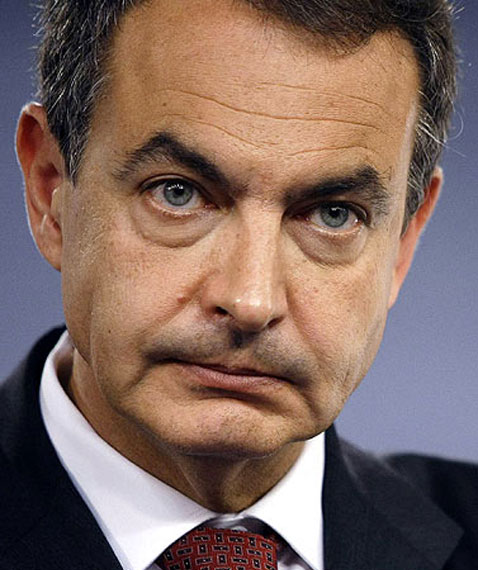
%> input picture zapatero.jpg, 478 x 570 px
$ octave FnF.m   (GNU Octave 9; MATLAB toolbox functions it lacks are replaced by stand-ins)
%> lines starting %> are read from the running program, lines starting %| are printed output that depends on the picture
### logopp.m
function L=logopp(x)
%
%LOGOPP returns the log opponent values of a matrix according to the
%formula:  L(x) = 105*log10(x+1+n)
%

L = log10(x+1)*105;

end

### FnF.m
 clc, close all, clear all
ima=(imread('zapatero.jpg'));
%> ima is the input picture: size 570x478x3 uint8; mean R, G, B 127.7, 104.5, 97
ima=double(ima);
%> ima: size 570x478x3 double
R=ima(:,:,1);
G=ima(:,:,2);
B=ima(:,:,3);
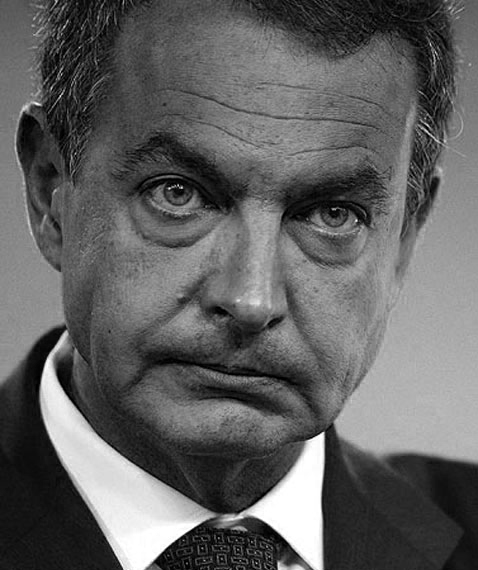
%> B: size 570x478 double; min 0, max 255, mean 97
[x,y]=size(R);
%> x = 570; y = 478

I=logopp(G+R+B)/3;
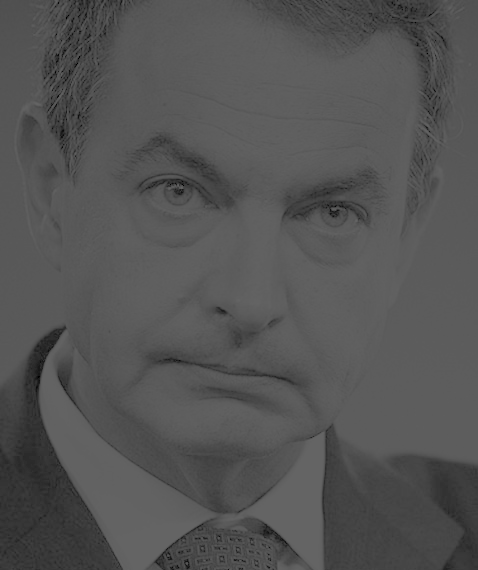
%> I: size 570x478 double; min 0, max 100.9, mean 84.3
Rg=logopp(R)-I;
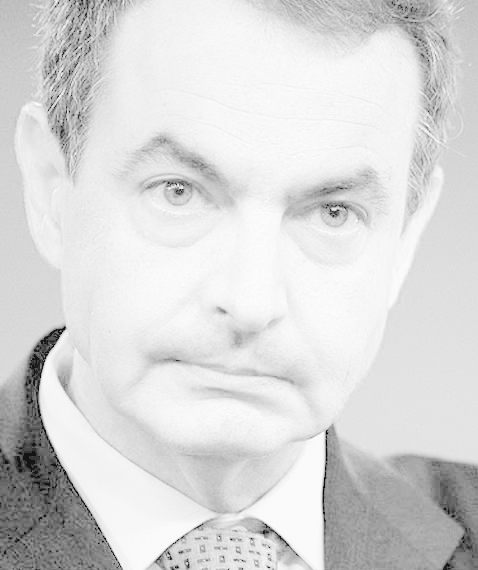
%> Rg: size 570x478 double; min -61.19, max 155.9, mean 123.5; drawn with min black and max white
By=logopp(B)-(I+logopp(R))/2;
%> in logopp (call 3), `L = log10(x+1)*105;`:
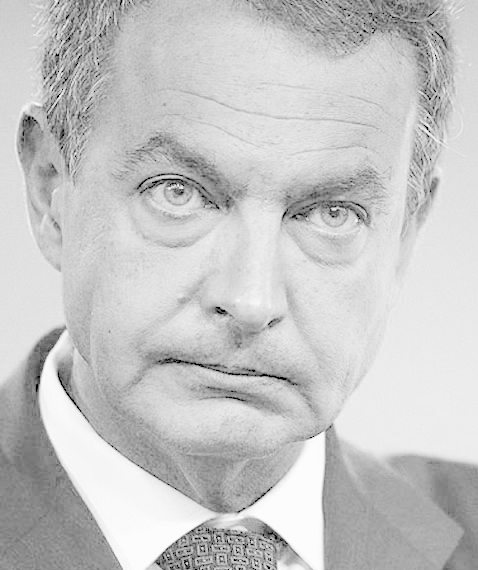
%> L: size 570x478 double; min 0, max 252.9, mean 198.1
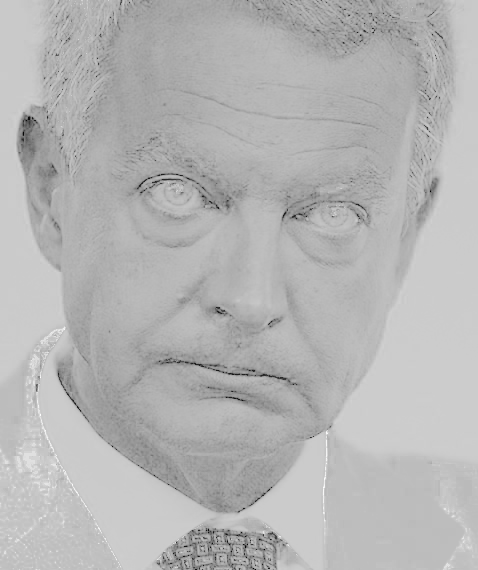
%> By: size 570x478 double; min -144.3, max 131.6, mean 52; drawn with min black and max white


 sc=(x+y)/max(x,y);
%> sc = 1.84
 sc=2*round(sc);
%> sc = 4
 sc=1
%%
n=medfilt2(I,[8*sc 8*sc]);
N=abs(I-n);
N=medfilt2(N,[12*sc 12*sc]);
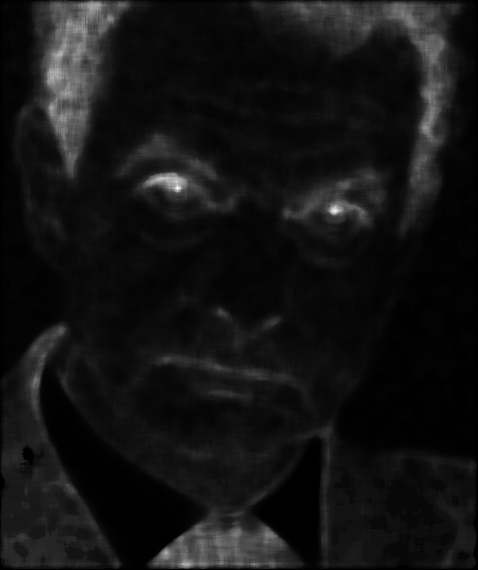
%> N: size 570x478 double; min 0, max 14.28, mean 1.11; drawn with min black and max white

% figure,subplot(221),imshow(uint8(I))
% subplot(222),imshow(uint8(Rg))
% subplot(223),imshow(uint8(By))
% subplot(224),imshow(N)
figure, imshow(N)
%> after `imshow(N)`:
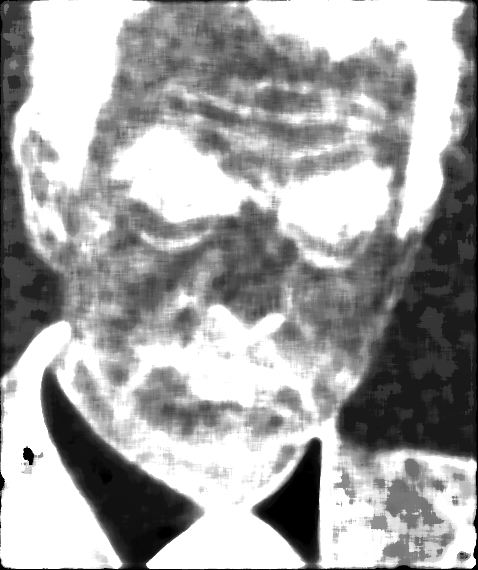
%> displayed picture: size 570x478, on the screen's scale of 0 to 255; min 0, max 255, mean 163.8

%%
% A=sum((ima(:,:,1)<51&ima(:,:,2)<51&ima(:,:,3)<51));
% B=sum(A(:))

$ run again, with 1.JPG copied over zapatero.jpg
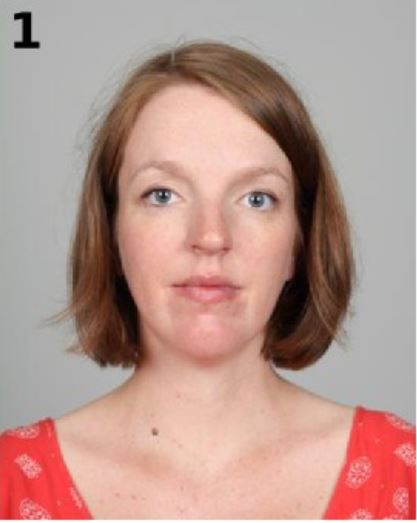
%> input picture 1.JPG, 417 x 523 px
%> ima is the input picture: size 523x417x3 uint8; mean R, G, B 183.6, 150.4, 142
%> ima: size 523x417x3 double
%> `N=medfilt2(N,[12*sc 12*sc]);`:
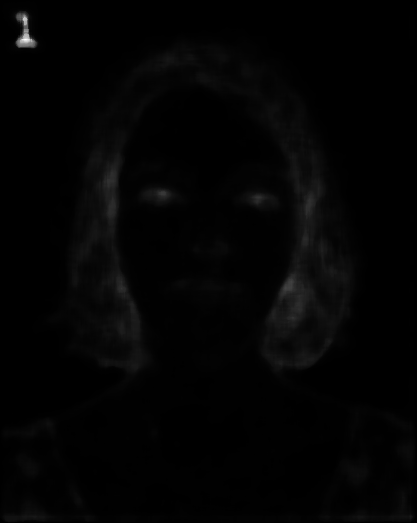
%> N: size 523x417 double; min 0, max 19.3, mean 0.282; drawn with min black and max white
%> `imshow(N)`:
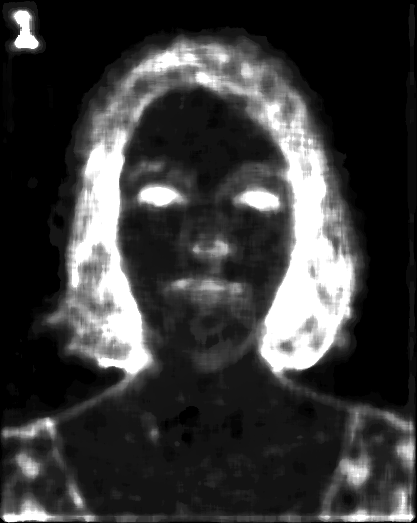
%> displayed picture: size 523x417, on the screen's scale of 0 to 255; min 0, max 255, mean 57.6

$ run again, with 1020.jpg copied over zapatero.jpg
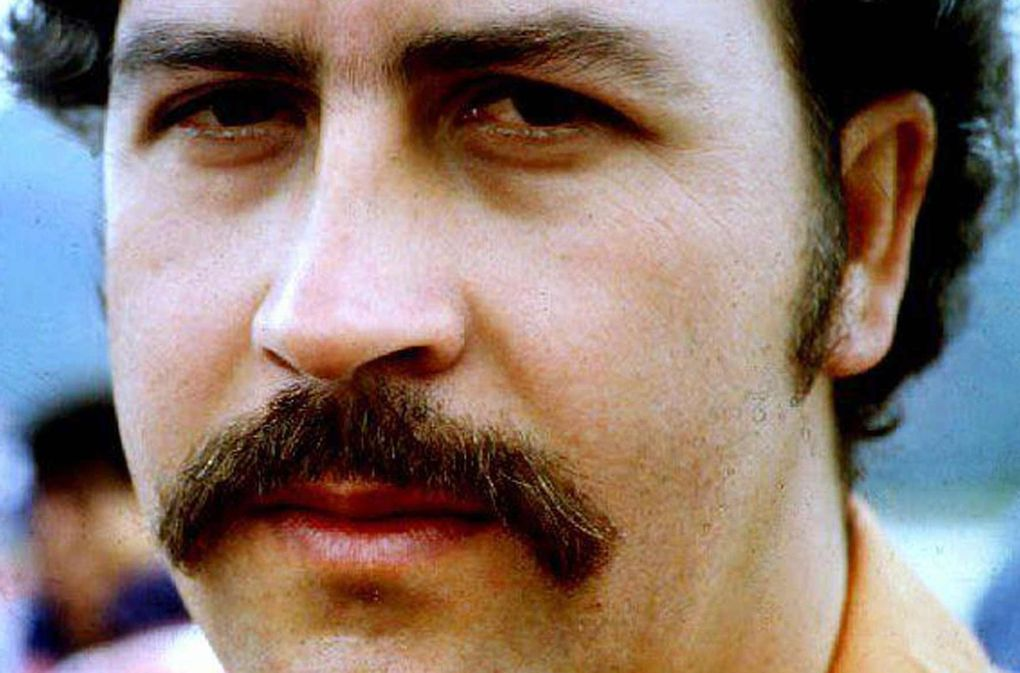
%> input picture 1020.jpg, 1020 x 673 px
%> ima is the input picture: size 673x1020x3 uint8; mean R, G, B 138.4, 121.1, 113.4
%> ima: size 673x1020x3 double
%> `N=medfilt2(N,[12*sc 12*sc]);`:
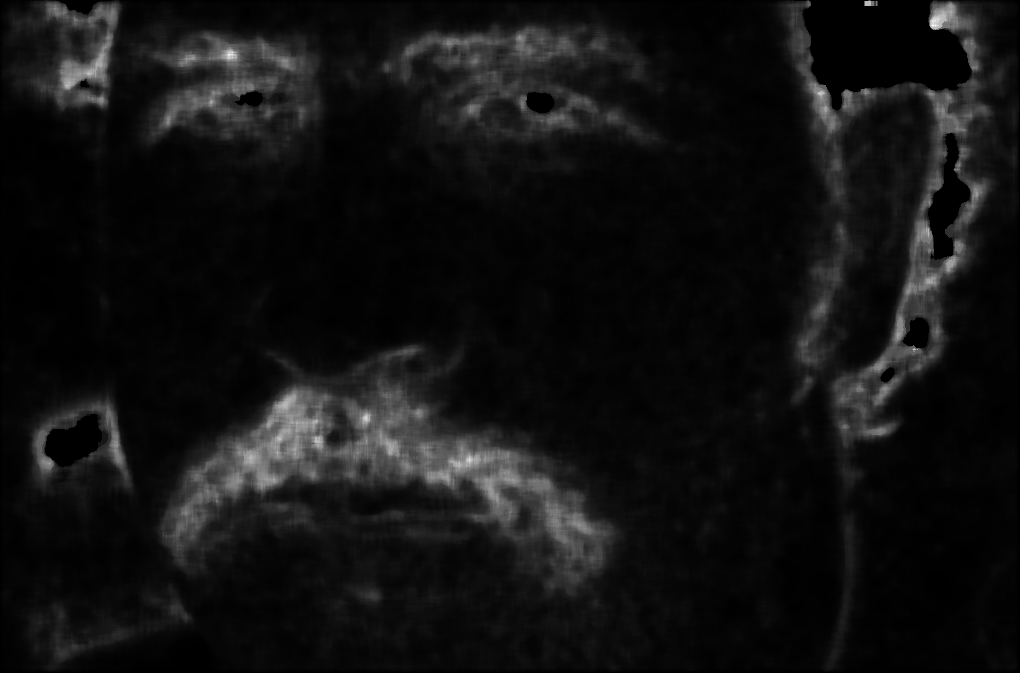
%> N: size 673x1020 double; min 0, max 11.57, mean 0.825; drawn with min black and max white
%> `imshow(N)`:
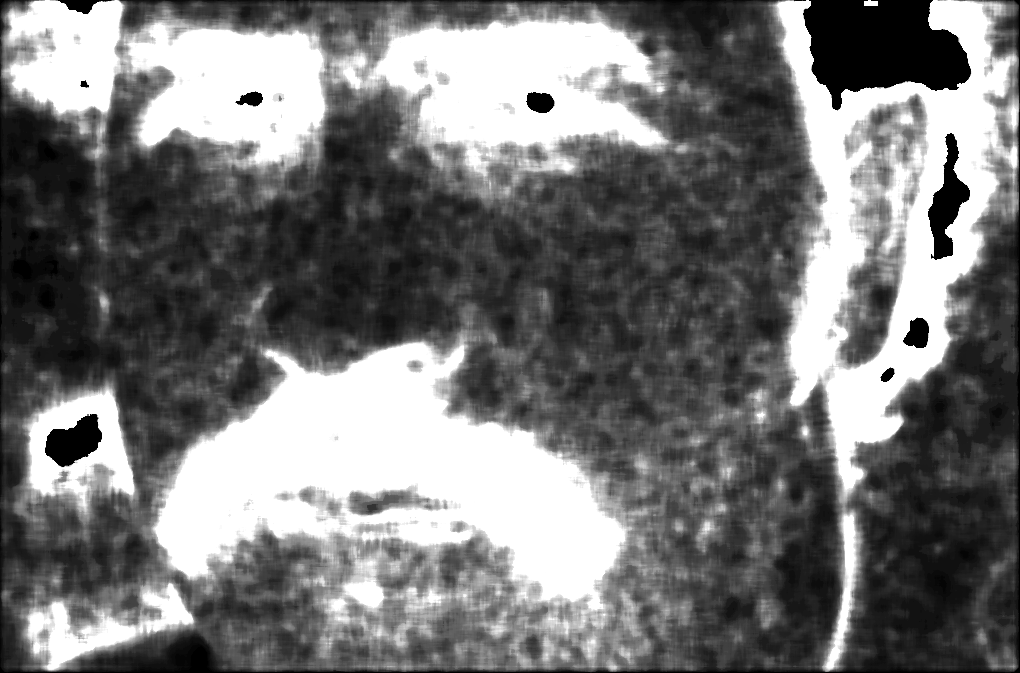
%> displayed picture: size 673x1020, on the screen's scale of 0 to 255; min 0, max 255, mean 118.7
